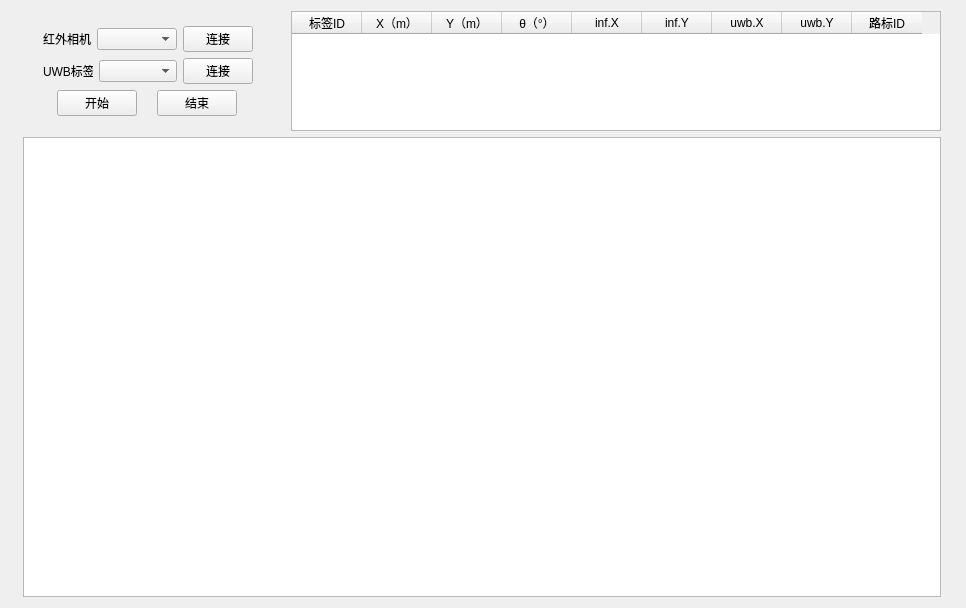
<?xml version="1.0" encoding="UTF-8"?>
<ui version="4.0">
 <class>LeftMap</class>
 <widget class="QWidget" name="LeftMap">
  <property name="geometry">
   <rect>
    <x>0</x>
    <y>0</y>
    <width>966</width>
    <height>608</height>
   </rect>
  </property>
  <property name="windowTitle">
   <string>Form</string>
  </property>
  <layout class="QGridLayout" name="gridLayout">
   <item row="0" column="1">
    <widget class="QTableWidget" name="tableView">
     <property name="minimumSize">
      <size>
       <width>0</width>
       <height>100</height>
      </size>
     </property>
     <property name="maximumSize">
      <size>
       <width>650</width>
       <height>120</height>
      </size>
     </property>
     <property name="gridStyle">
      <enum>Qt::SolidLine</enum>
     </property>
     <property name="sortingEnabled">
      <bool>false</bool>
     </property>
     <property name="rowCount">
      <number>0</number>
     </property>
     <attribute name="horizontalHeaderCascadingSectionResizes">
      <bool>false</bool>
     </attribute>
     <attribute name="horizontalHeaderMinimumSectionSize">
      <number>20</number>
     </attribute>
     <attribute name="horizontalHeaderDefaultSectionSize">
      <number>70</number>
     </attribute>
     <attribute name="verticalHeaderVisible">
      <bool>true</bool>
     </attribute>
     <attribute name="verticalHeaderMinimumSectionSize">
      <number>20</number>
     </attribute>
     <attribute name="verticalHeaderDefaultSectionSize">
      <number>25</number>
     </attribute>
     <column>
      <property name="text">
       <string>标签ID</string>
      </property>
     </column>
     <column>
      <property name="text">
       <string>X（m）</string>
      </property>
     </column>
     <column>
      <property name="text">
       <string>Y（m）</string>
      </property>
     </column>
     <column>
      <property name="text">
       <string>θ（°）</string>
      </property>
     </column>
     <column>
      <property name="text">
       <string>inf.X</string>
      </property>
     </column>
     <column>
      <property name="text">
       <string>inf.Y</string>
      </property>
     </column>
     <column>
      <property name="text">
       <string>uwb.X</string>
      </property>
     </column>
     <column>
      <property name="text">
       <string>uwb.Y</string>
      </property>
     </column>
     <column>
      <property name="text">
       <string>路标ID</string>
      </property>
     </column>
    </widget>
   </item>
   <item row="2" column="0" colspan="2">
    <widget class="QGraphicsView" name="mapView"/>
   </item>
   <item row="0" column="0">
    <widget class="QWidget" name="widget" native="true">
     <property name="maximumSize">
      <size>
       <width>250</width>
       <height>120</height>
      </size>
     </property>
     <layout class="QGridLayout" name="gridLayout_2">
      <item row="0" column="0">
       <layout class="QVBoxLayout" name="verticalLayout">
        <item>
         <layout class="QHBoxLayout" name="horizontalLayout">
          <item>
           <widget class="QLabel" name="label">
            <property name="maximumSize">
             <size>
              <width>50</width>
              <height>16777215</height>
             </size>
            </property>
            <property name="text">
             <string>红外相机</string>
            </property>
           </widget>
          </item>
          <item>
           <widget class="QComboBox" name="infBox">
            <property name="minimumSize">
             <size>
              <width>80</width>
              <height>0</height>
             </size>
            </property>
            <property name="maximumSize">
             <size>
              <width>80</width>
              <height>16777215</height>
             </size>
            </property>
           </widget>
          </item>
          <item>
           <widget class="QPushButton" name="infConnect">
            <property name="maximumSize">
             <size>
              <width>70</width>
              <height>16777215</height>
             </size>
            </property>
            <property name="text">
             <string>连接</string>
            </property>
           </widget>
          </item>
         </layout>
        </item>
        <item>
         <layout class="QHBoxLayout" name="horizontalLayout_2">
          <item>
           <widget class="QLabel" name="label_2">
            <property name="maximumSize">
             <size>
              <width>50</width>
              <height>16777215</height>
             </size>
            </property>
            <property name="text">
             <string>UWB标签</string>
            </property>
           </widget>
          </item>
          <item>
           <widget class="QComboBox" name="uwbBox_2">
            <property name="maximumSize">
             <size>
              <width>80</width>
              <height>16777215</height>
             </size>
            </property>
           </widget>
          </item>
          <item>
           <widget class="QPushButton" name="uwbConnect">
            <property name="maximumSize">
             <size>
              <width>70</width>
              <height>16777215</height>
             </size>
            </property>
            <property name="text">
             <string>连接</string>
            </property>
           </widget>
          </item>
         </layout>
        </item>
        <item>
         <layout class="QHBoxLayout" name="horizontalLayout_3">
          <item>
           <widget class="QPushButton" name="startPro">
            <property name="maximumSize">
             <size>
              <width>80</width>
              <height>16777215</height>
             </size>
            </property>
            <property name="text">
             <string>开始</string>
            </property>
           </widget>
          </item>
          <item>
           <widget class="QPushButton" name="stopPro">
            <property name="maximumSize">
             <size>
              <width>80</width>
              <height>16777215</height>
             </size>
            </property>
            <property name="text">
             <string>结束</string>
            </property>
           </widget>
          </item>
         </layout>
        </item>
       </layout>
      </item>
     </layout>
    </widget>
   </item>
  </layout>
 </widget>
 <tabstops>
  <tabstop>infBox</tabstop>
  <tabstop>infConnect</tabstop>
  <tabstop>uwbBox_2</tabstop>
  <tabstop>uwbConnect</tabstop>
  <tabstop>startPro</tabstop>
  <tabstop>stopPro</tabstop>
  <tabstop>tableView</tabstop>
  <tabstop>mapView</tabstop>
 </tabstops>
 <resources/>
 <connections/>
</ui>
